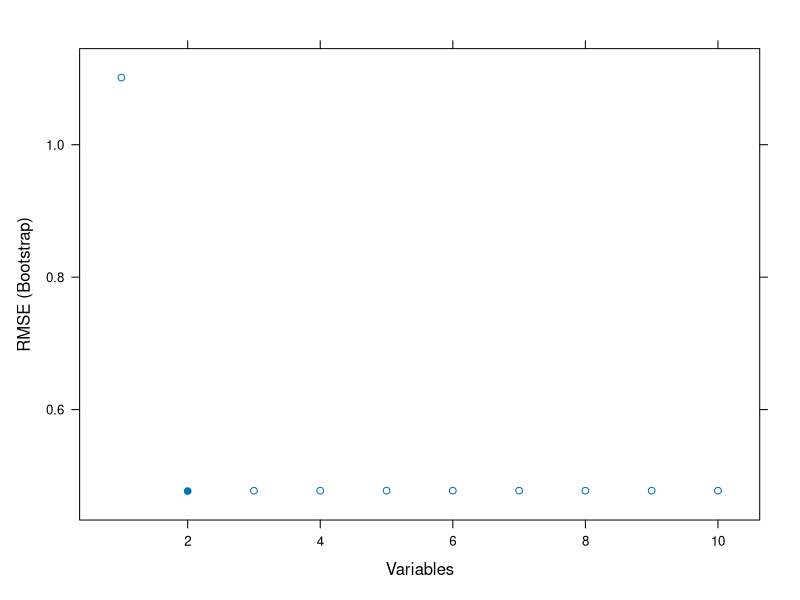

Reproduce this figure in R.
library(caret)

kakovostModela = function(model, data){
  napovedi = predict(model, newdata = data)
  mean((napovedi - data$y)^2)
}


set.seed(123)


# Ena moznost

N = 5000
m = 10

x1 = rnorm(N)
x2 = rnorm(N)
x3 = rnorm(N)
x4 = rnorm(N)
x5 = rnorm(N)
x6 = rnorm(N)
x7 = rnorm(N)
x8 = rnorm(N)
x9 = rnorm(N)
x10 = rnorm(N)

y = 1 + x1 - 2 * x2 + (x4 * x5 - x3 * x6) / 3 + rnorm(N, 0, 0.01)
podatki = data.frame(x1 = x1, x2 = x2, x3 = x3,
                     x4 = x4, x5 = x5, x6 = x6,
                     x7 = x7, x8 = x8, x9 = x9,
                     x10 = x10, y = y)

# Druga moznost

# xs = matrix(rnorm(m * N), ncol = m)
# y = 1 + xs[, 1] - 2 * xs[, 2] + ...
# data = as.data.frame(xs)
# data$y = y
# stolpci = character(m + 1)
# for (i in 1:m){
#     stolpci[i] = sprintf("x%d", i)
# }
# stolpci[m + 1] = "y"
# colnames(data) = stolpci

ucniIndeksi = createDataPartition(podatki$y, p = 0.8,
                                  list=FALSE)
ucna = podatki[ucniIndeksi,]
testna = podatki[-ucniIndeksi,]

znacilke = colnames(podatki)
znacilke = znacilke[znacilke != "y"]

model0 = train(y ~ ., data=podatki, method="lm")

indeksiPoz = which(model0$finalModel$coefficients[-1] > 0)
indeksiNeg = which(model0$finalModel$coefficients[-1] < 0)

print(sprintf("Pozitivno korelirane so %s",
              paste(colnames(podatki)[indeksiPoz], collapse = ", ")
)
)
print(sprintf("Negativno korelirane so %s",
              paste(colnames(podatki)[indeksiNeg], collapse = ", ")
)
)

print("Zacenjamo z izbiro nazaj")
ctrl = rfeControl(functions = lmFuncs)
lmProfile <- rfe(ucna[znacilke], ucna[, 11],
                 sizes = c(1:10),
                 rfeControl = ctrl)

lmProfile

plot(lmProfile)
